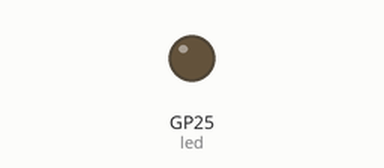
Recording of a program running on a simulated Raspberry Pi Pico running MicroPython. On the bench: output pins drawn as LEDs (lit = HIGH).

Above: at 0.05 s.
Timing chart, 0 to 3.0 s (numbered marks = the images above):
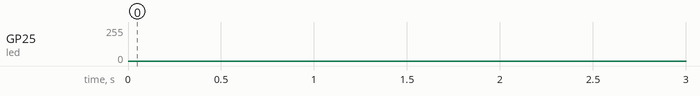

The program:

led_test.py
```python
# led_test.py

from machine import Pin, PWM
from time import sleep

led = PWM(Pin(25))
led.freq(1000)

while True:
    for brightness in range(0, 65500, 10):
        led.duty_u16(brightness)
        sleep(0.0000001)
    for brightness in range(65500,0, -10):
        led.duty_u16(brightness)
        sleep(0.0000001)
```
